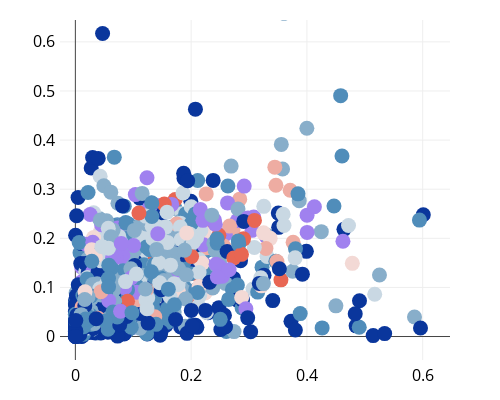

The notebook cell this image was saved under:
### Code cell
div,fig = Scatter(Rc, RcS, width=500, height=400, Color=ColoresRain)

### Figure 1 — Plotly figure (JSON) as saved in the notebook; plotly's stock layout.template omitted (floating-point values rounded to 4 significant figures; data arrays with more than 128 entries replaced by an {"elided": "..."} marker saying what was removed)
{"data": [{"marker": {"color": {"elided": "1910 str values"}, "size": 15}, "mode": "markers", "name": "name", "text": null, "type": "scatter", "x": {"elided": "1910 float values"}, "y": {"elided": "1910 float values"}}], "layout": {"height": 400, "margin": {"b": 40, "l": 60, "pad": 4, "r": 50, "t": 20}, "width": 500, "xaxis": {"autorange": false, "range": [-0.02656, 0.6472], "tickfont": {"color": "black", "size": 16}, "title": {"font": {"size": 17}, "text": ""}, "type": "linear"}, "yaxis": {"autorange": false, "range": [-0.04781, 0.6445], "tickfont": {"color": "black", "size": 16}, "title": {"font": {"size": 17}, "text": ""}, "type": "linear"}}}
